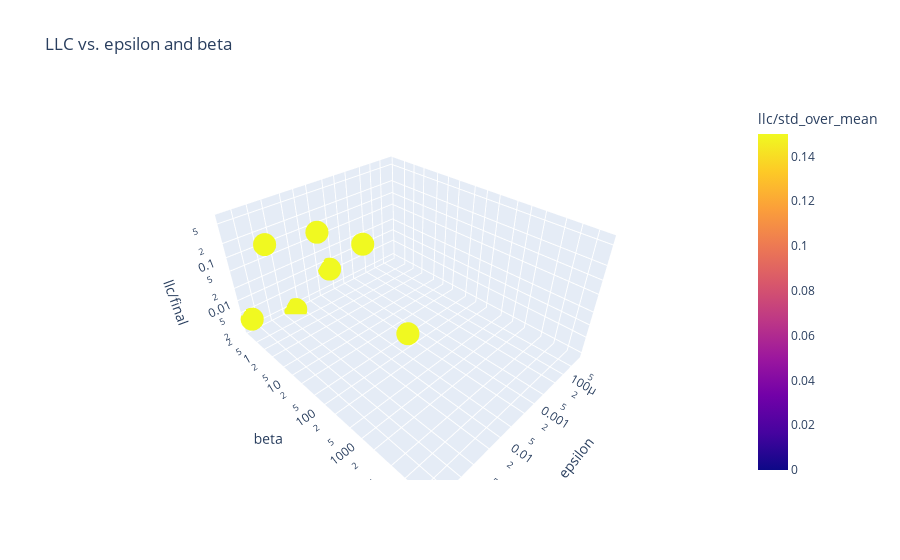

Source (notebook cell):
### Code cell
analyzer.plot()

### Figure 1 — Plotly figure (JSON) as saved in the notebook; plotly's stock layout.template omitted (floating-point values rounded to 4 significant figures)
{"data": [{"hovertemplate": "epsilon=%{x}<br>beta=%{y}<br>llc/final=%{z}<br>llc/std_over_mean=%{marker.color}<extra></extra>", "legendgroup": "", "marker": {"color": [9.95, NaN, -2.47, NaN, NaN, 16.26, 4.048, 2.804, 7.403, NaN, 0.9942, 1.266, 3.011, 7.342, NaN, 1.058, 1.498, 3.526, 5.469, 21.65, 1.451, 1.217, 1.841, 2.352, 2.685], "coloraxis": "coloraxis", "symbol": "circle"}, "mode": "markers", "name": "", "scene": "scene", "showlegend": false, "type": "scatter3d", "x": [3e-05, 3e-05, 3e-05, 3e-05, 3e-05, 0.0003, 0.0003, 0.0003, 0.0003, 0.0003, 0.003, 0.003, 0.003, 0.003, 0.003, 0.03, 0.03, 0.03, 0.03, 0.03, 0.3, 0.3, 0.3, 0.3, 0.3], "y": [0.2638, 4.691, 83.42, 1483.0, 26380.0, 0.2638, 4.691, 83.42, 1483.0, 26380.0, 0.2638, 4.691, 83.42, 1483.0, 26380.0, 0.2638, 4.691, 83.42, 1483.0, 26380.0, 0.2638, 4.691, 83.42, 1483.0, 26380.0], "z": [0.0, 0.0, 0.0, 0.0, 0.0, 0.0, 0.0, -0.1298, 0.0, 0.0, 0.007244, 0.1008, 0.002924, -3.561, 0.0, 0.0018, 0.4401, 0.0, 0.0, 0.0, 0.003574, 0.6279, 0.0, 0.0, 0.0]}], "layout": {"coloraxis": {"cmax": 0.15, "cmin": 0, "colorbar": {"title": {"text": "llc/std_over_mean"}}, "colorscale": [[0, "#0d0887"], [0.1111, "#46039f"], [0.2222, "#7201a8"], [0.3333, "#9c179e"], [0.4444, "#bd3786"], [0.5556, "#d8576b"], [0.6667, "#ed7953"], [0.7778, "#fb9f3a"], [0.8889, "#fdca26"], [1, "#f0f921"]]}, "legend": {"tracegroupgap": 0}, "scene": {"domain": {"x": [0, 1], "y": [0, 1]}, "xaxis": {"title": {"text": "epsilon"}, "type": "log"}, "yaxis": {"title": {"text": "beta"}, "type": "log"}, "zaxis": {"title": {"text": "llc/final"}, "type": "log"}}, "title": {"text": "LLC vs. epsilon and beta"}}}
